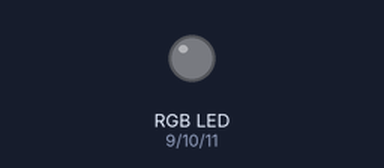
The sketch below on a simulated Arduino Uno, built with avr-gcc and run on an emulated ATmega328P. Shown: an RGB LED mixed from three pins (HIGH = lit).

Above: at 0.5 s.
At 1.5 s:
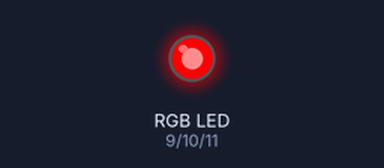
At 2.5 s:
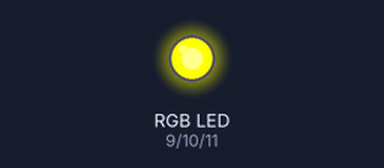
At 4.5 s:
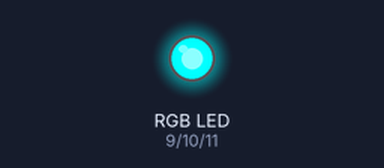
Timing chart, 0 to 5.2 s (numbered marks = the images above):
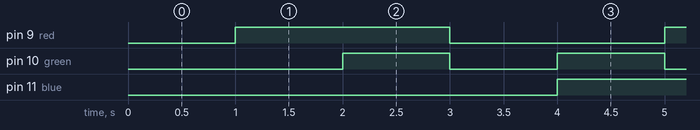

The sketch:

RGB.ino
```cpp
const int red=9;

const int green=10;

const int blue=11;

const int time=1000;

void setup() {

    pinMode(red,OUTPUT);

    pinMode(green,OUTPUT);

    pinMode(blue,OUTPUT);

}
void loop() {

    digitalWrite(red,LOW);
    delay(time);

    digitalWrite(red,HIGH);
    digitalWrite(green,LOW);
    delay(time);

    digitalWrite(green,HIGH);
    digitalWrite(blue,LOW);
    delay(time);

    digitalWrite(green,LOW);
    digitalWrite(red,LOW);
    delay(time);

    digitalWrite(red,HIGH);
    digitalWrite(green,HIGH);
    digitalWrite(blue,HIGH);
}
```

Measured:
- by itself, pin 9 (red), pin 11 (blue): alternates HIGH for 2.0 s and LOW for 2.0 s
- by itself, pin 10 (green): alternates HIGH for 1.0 s and LOW for 1.0 s
